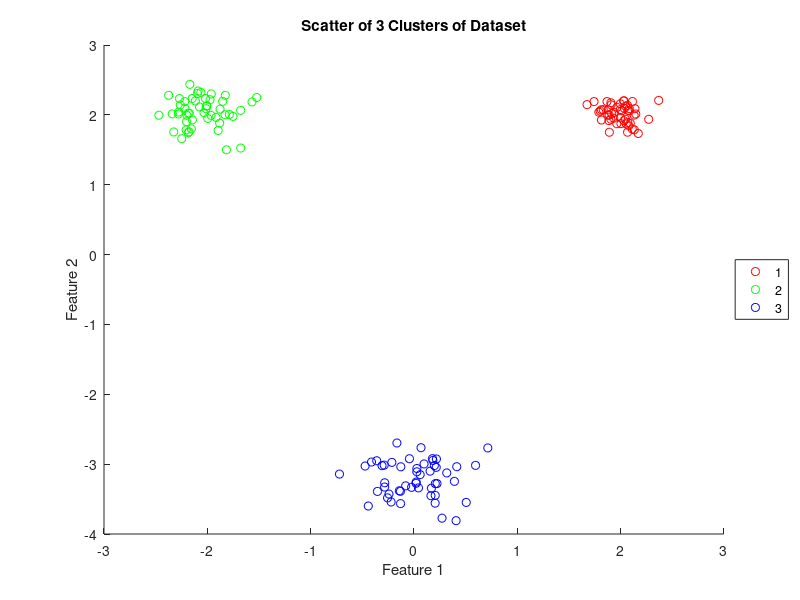
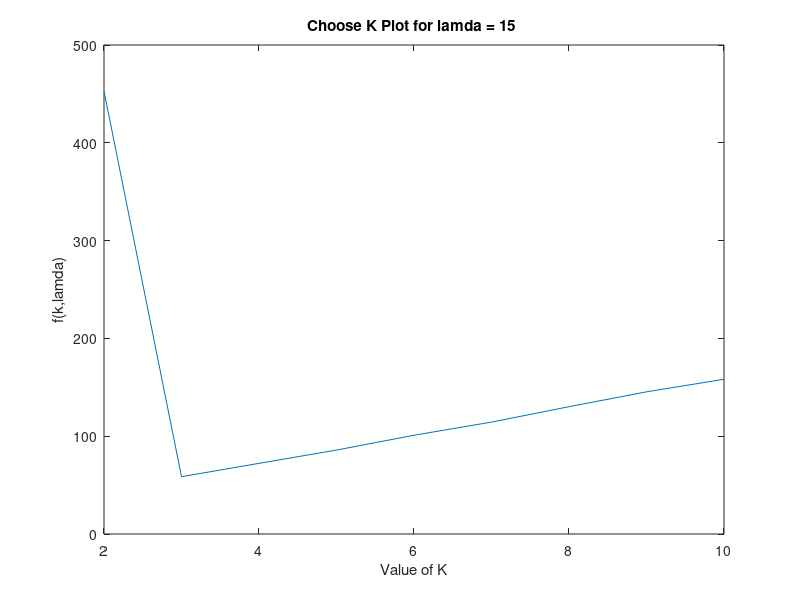
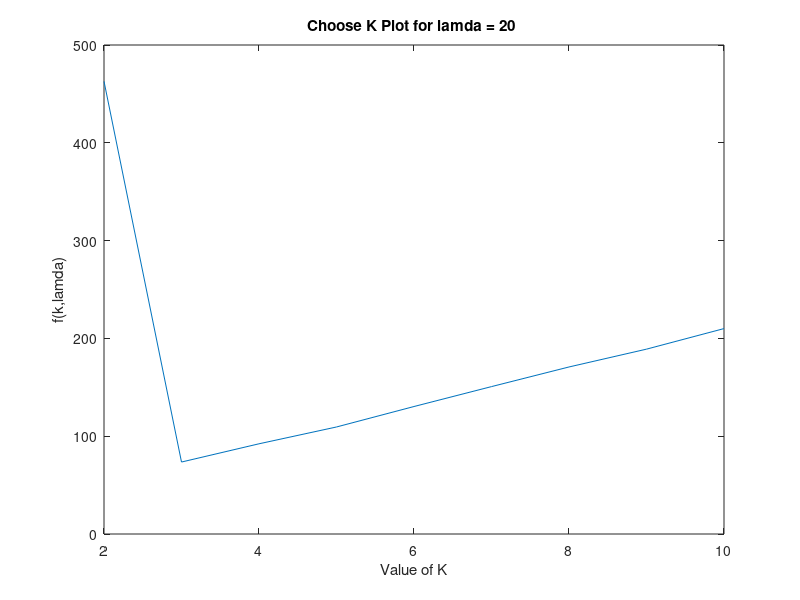
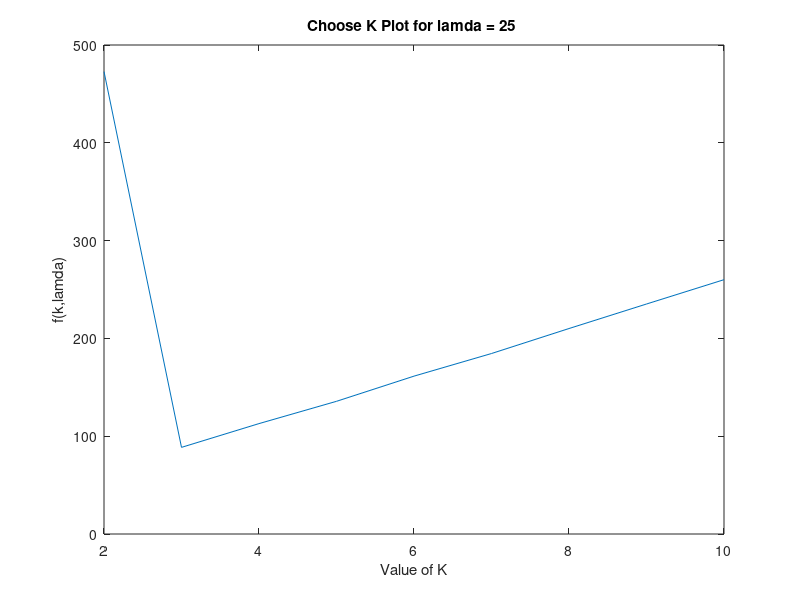

Recreate these plots in MATLAB, in order.
% EC 414 - HW 4 - Spring 2020
%problem 4.3
%Xinyuan Zhao

clear, clc, close all,

%% Generate Gaussian data:

R1 = mvnrnd([2;2],0.02*eye(2),50);
R2 = mvnrnd([-2;2],0.05*eye(2),50);
R3 = mvnrnd([0;-3.25],0.07*eye(2),50);
scatter(R1(:,1),R1(:,2),'r');
xlabel('Feature 1');
ylabel('Feature 2');
title('Scatter of 3 Clusters of Dataset');

hold on
scatter(R2(:,1),R2(:,2),'g');
scatter(R3(:,1),R3(:,2),'b');
legend('1','2','3','location','EastOutside');
hold off

%% Choose K (4.2d)
DATA = [R1;R2;R3];
K = [2,3,4,5,6,7,8,9,10];
lamda = [15,20,25,30];
for l = 1:4
    WCSS_k = zeros(1,9);
    %Run Random k-means for 9 times
    for ik = 1:length(K)
        K_val = K(ik);
        WCSS_random = zeros(1,10);
        labels = ones(length(DATA),10);
        for r = 1:10
            MU_init = [6,7].*rand(K_val,2);
            MU_init(:,1) = MU_init(:,1)+((-3)*ones(K_val,1));
            MU_init(:,2) = MU_init(:,2)+((-4)*ones(K_val,1));



            MU_previous = MU_init;
            MU_current = MU_init;

            % initializations

            converged = 0;
            iteration = 0;
            convergence_threshold = 0.025;

            while (converged==0)
                iteration = iteration + 1;
                fprintf('Iteration: %d\n',iteration)

                % CODE - Assignment Step - Assign each data observation to the cluster with the nearest mean:
                % Write code below here:
                d =[];
                for i = 1:K_val
                    u = [MU_init(i,1),MU_init(i,2)].*ones(length(DATA),2);
                    dtoi = (DATA(:,1)-u(:,1)).^2 + (DATA(:,2)-u(:,2)).^2;
                    d = [d,dtoi];
                end

                [dd,ii] = min(d,[],2);
                labels(:,r) = ii';

                % CODE - Mean Updating - Update the cluster means
                % Write code below here:
                MU_previous = MU_current;
                clusters = zeros(K_val,2);
                for z = 1:K_val
                    c = zeros(K_val);
                    for j = 1:length(labels(:,1))
                        if labels(j,r) == z
                            clusters(z,1) = clusters(z,1)+DATA(j,1);
                            clusters(z,2) = clusters(z,2)+DATA(j,2);
                            c(z) = c(z)+1;

                        end
                    end
                    clusters(z,1) = clusters(z,1)/c(z);
                    clusters(z,2) = clusters(z,2)/c(z);
                end
                MU_current = clusters;



                %CODE 4 - Check for convergence 
                % Write code below here:
                conv = max(max(MU_current-MU_previous));
                if (conv < convergence_threshold)
                    converged=1;
                end

                % CODE 5 - Plot clustering results if converged:
                % Write code below here:
                if (converged == 1)
                    fprintf('\nConverged.\n')
                    %If converged, get WCSS metric
                    % Add code below
                    D_wcss=zeros(1,K_val);
                    for i2 = 1:K_val
                        for j2 = 1:length(labels(:,1))
                            if labels(j2,r) == i2
                                D_wcss(1,i2) = D_wcss(1,i2)+((DATA(j2,1)-MU_current(i2,1)).^2 ... 
                                    + (DATA(j2,2)-MU_current(i2,2)).^2);

                            end
                        end
                    end
                end
            end
            WCSS_random(r) = sum(D_wcss);
        end
        WCSS_k(ik) = min(WCSS_random)+lamda(l)*K_val;
    end
    figure
    plot(K,WCSS_k);
    xlabel('Value of K');
    ylabel('f(k,lamda)');
    title(['Choose K Plot for lamda = ',num2str(lamda(l)),' ']);
end


%% Observation:
%As lamda increases, there is a more and more obvious 'elbow' in the plot
%of f(k,lamda) against k. Since the panelty increases as either lamda or k
%increases, it is much more easier for us to observe the elbow and choose
%that value of k if we set a higher lamda.
